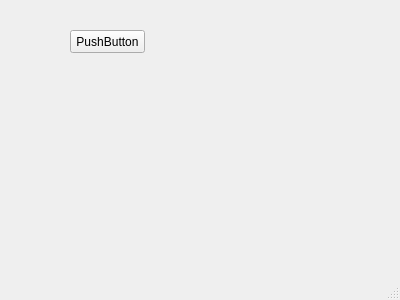
<?xml version="1.0" encoding="UTF-8"?>
<ui version="4.0">
 <class>LabyrintMain</class>
 <widget class="QMainWindow" name="LabyrintMain">
  <property name="geometry">
   <rect>
    <x>0</x>
    <y>0</y>
    <width>400</width>
    <height>300</height>
   </rect>
  </property>
  <property name="windowTitle">
   <string>LabyrintMain</string>
  </property>
  <widget class="QWidget" name="centralWidget">
   <widget class="QPushButton" name="pushButton">
    <property name="geometry">
     <rect>
      <x>70</x>
      <y>30</y>
      <width>75</width>
      <height>23</height>
     </rect>
    </property>
    <property name="text">
     <string>PushButton</string>
    </property>
   </widget>
  </widget>
  <widget class="QMenuBar" name="menuBar">
   <property name="geometry">
    <rect>
     <x>0</x>
     <y>0</y>
     <width>400</width>
     <height>18</height>
    </rect>
   </property>
  </widget>
  <widget class="QStatusBar" name="statusBar"/>
 </widget>
 <layoutdefault spacing="6" margin="11"/>
 <resources/>
 <connections>
  <connection>
   <sender>pushButton</sender>
   <signal>clicked()</signal>
   <receiver>LabyrintMain</receiver>
   <slot>showMaximized()</slot>
   <hints>
    <hint type="sourcelabel">
     <x>127</x>
     <y>66</y>
    </hint>
    <hint type="destinationlabel">
     <x>210</x>
     <y>85</y>
    </hint>
   </hints>
  </connection>
 </connections>
</ui>
